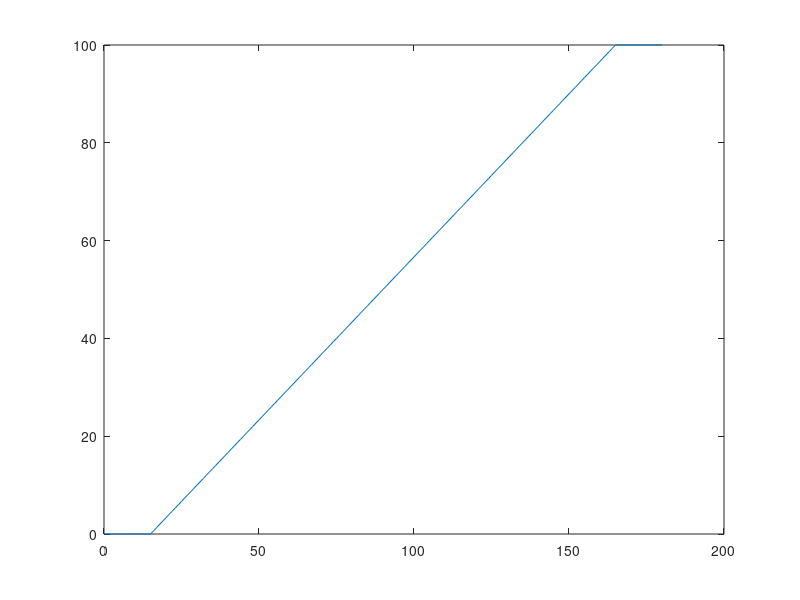

Source code (MATLAB):
function [] = Stationeers_Daylight_Rotate_Function()
  daylight=0:1:180;
  f = @(x) min(((x - min(x, 15))/1.5),100);
  plot(daylight,f(daylight));